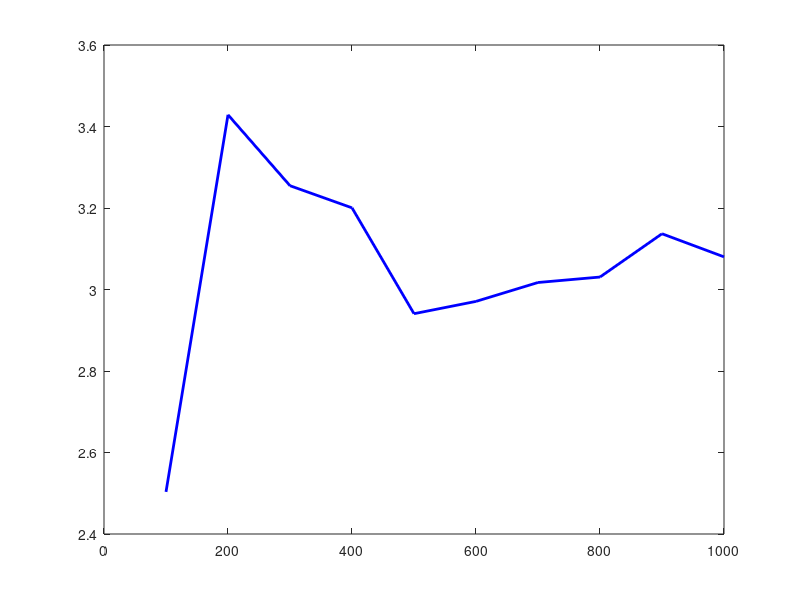

The MATLAB script that drew this image: (Note: this script raises an error after producing the figure.)
%%% Вычисление характеристик Эрланговской случайной величины
clear all
close all

%% 1. Задание исходных данных
% Параметры распределения Эрланга
b = 1;      % параметр масштаба
c = 3;      % параметр формы (целое число)

% Параметры генерации
n = 12;     % размерность равномерной случайной величины (РСВ)
N = 1000;   % начальное число реализаций

%% 2. Теоретические значения характеристик распределения
m = b * c;          % математическое ожидание
d = b^2 * c;        % дисперсия

% Функция плотности распределения Эрланга
p = @(x) (x.^(c-1)) .* exp(-x/b) / (b^c * factorial(c-1));

%% 3. Генерация реализаций Эрланговской случайной величины
% Генерация экспоненциальных случайных величин
lambda = 1 / b;     % параметр экспоненциального распределения
x_erlang = sum(-log(rand(c, N)) / lambda);  % генерация N реализаций Эрланга

%% 4. Построение зависимости выборочной дисперсии от числа реализаций
num_realizations = 100:100:N;  % массив для хранения количества реализаций
D_sample = zeros(size(num_realizations));  % выборочная дисперсия

for k = 1:length(num_realizations)
    x_subset = x_erlang(1:num_realizations(k));  % подмножество реализаций
    D_sample(k) = var(x_subset);  % выборочная дисперсия
end

figure;
plot(num_realizations, D_sample, 'b-', 'LineWidth', 2);
hold on;
yline(d, 'r--', 'LineWidth', 2);  % теоретическая дисперсия
xlabel('Число реализаций');
ylabel('Выборочная дисперсия');
legend('Выборочная дисперсия', 'Теоретическая дисперсия');
title('Зависимость выборочной дисперсии от числа реализаций');

%% 5. Построение гистограммы и графика плотности распределения
% Построение нормированной гистограммы
figure;
histogram(x_erlang, 'Normalization', 'pdf');
hold on;

% Отрисовка теоретической плотности распределения Эрланга
x_vals = linspace(min(x_erlang), max(x_erlang), 100);
plot(x_vals, p(x_vals), 'r-', 'LineWidth', 2);
xlabel('x');
ylabel('Плотность распределения');
legend('Гистограмма', 'Теоретическая плотность');
title('Эмпирическая и теоретическая плотности распределения Эрланга');

%% 6. Зависимость средней абсолютной разности плотностей
abs_diff = zeros(size(num_realizations));

for k = 1:length(num_realizations)
    x_subset = x_erlang(1:num_realizations(k));
    
    % Вычисление эмпирической плотности
    [f_emp, edges] = histcounts(x_subset, 'Normalization', 'pdf');
    centers = (edges(1:end-1) + edges(2:end)) / 2;  % центры интервалов
    
    % Теоретические значения плотности в этих точках
    f_theoretical = p(centers);
    
    % Средняя абсолютная разность
    abs_diff(k) = mean(abs(f_emp - f_theoretical));
end

figure;
plot(num_realizations, abs_diff, 'b-', 'LineWidth', 2);
xlabel('Число реализаций');
ylabel('Средняя абсолютная разность');
title('Средняя абсолютная разность плотностей от числа реализаций');
